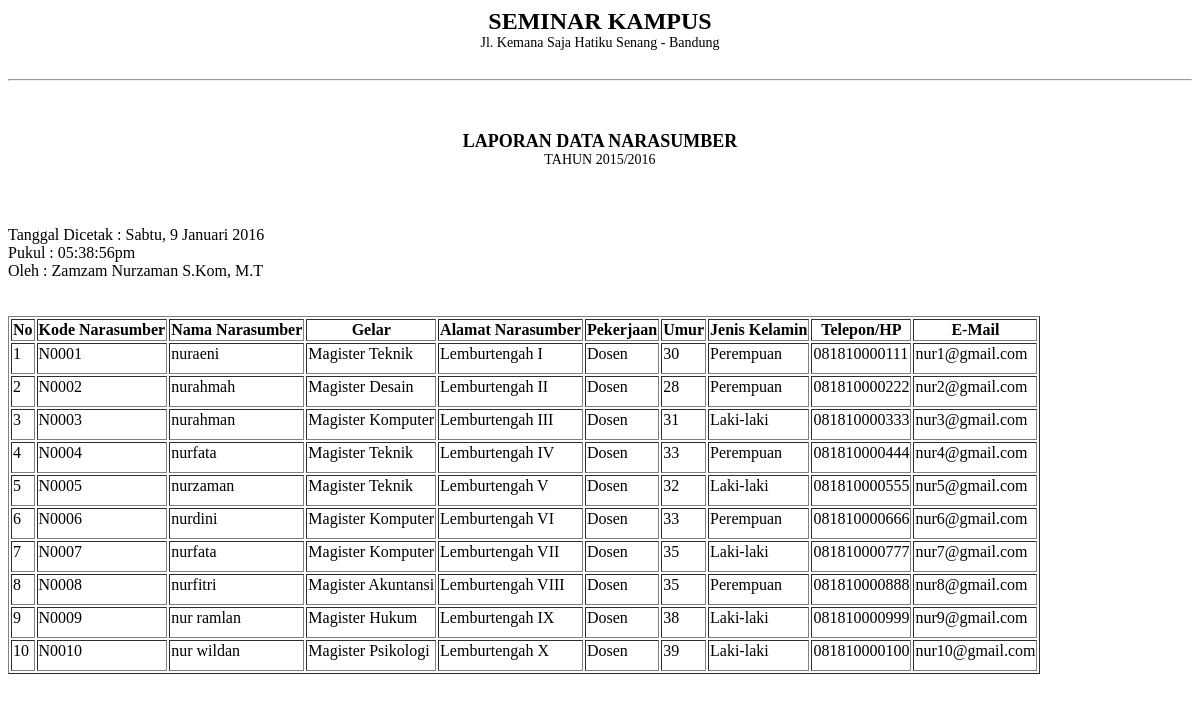
/admin/module_narasumber/table_narasumber.php, run on the app's committed database.
### tables this page shows
CREATE TABLE `narasumber` (
  `kode_narasumber` char(8) NOT NULL,
  `nama_narasumber` varchar(50) DEFAULT NULL,
  `gelar` varchar(50) DEFAULT NULL,
  `alamat_narasumber` varchar(50) DEFAULT NULL,
  `pekerjaan` varchar(50) DEFAULT NULL,
  `umur` int(11) DEFAULT NULL,
  `jenis_kelamin` varchar(50) DEFAULT NULL,
  `telepon` varchar(15) DEFAULT NULL,
  `email` varchar(50) DEFAULT NULL,
  PRIMARY KEY (`kode_narasumber`),
  UNIQUE KEY `telepon` (`telepon`),
  UNIQUE KEY `email` (`email`)
);

### admin/module_narasumber/table_narasumber.php (the view, shortened to what this page needs)
<?php
$array_hari = array(1=>"Senin","Selasa","Rabu","Kamis","Jumat", "Sabtu","Minggu");
$hari = $array_hari[date("N")];
$tanggal = date ("j");
$array_bulan = array(1=>"Januari","Februari","Maret", "April", "Mei", "Juni","Juli","Agustus","September","Oktober", "November","Desember");
$bulan = $array_bulan[date("n")];
$tahun = date("Y");
echo '
<div class="title">SEMINAR KAMPUS</div>
          <div class="stat">Jl. Kemana Saja Hatiku Senang - Bandung</div>
          <hr size="2">
          <div class="sub-title">LAPORAN DATA NARASUMBER</div>
          <div class="sub-stat">TAHUN 2015/2016</div>
          <br>
          Tanggal Dicetak : '.$hari . ", ".$tanggal." ".$bulan." ".$tahun.'
          <br>
          Pukul : '.date("h:i:sa").'
          <br>
          Oleh : Zamzam Nurzaman S.Kom, M.T
            <br>
'
?>
<table border="1">
        <tr>
          <th>No</th>
          <th>Kode Narasumber</th>
          <th>Nama Narasumber</th>
          <th>Gelar</th>
          <th>Alamat Narasumber</th>
          <th>Pekerjaan</th>
          <th>Umur</th>
          <th>Jenis Kelamin</th>
          <th>Telepon/HP</th>
          <th>E-Mail</th>
        </tr>
      <tbody border="1">
<?php
	$tampil_narasumber = mysql_query("SELECT * FROM narasumber ORDER BY kode_narasumber");
    $no=1;
    while ($tampil=mysql_fetch_array($tampil_narasumber)){
       echo "<tr><td>$no</td>
             <td class='tab-col'>$tampil[kode_narasumber]</td>
             <td>$tampil[nama_narasumber]</td>
             <td>$tampil[gelar]</td>
             <td>$tampil[alamat_narasumber]</td>
             <td>$tampil[pekerjaan]</td>
             <td>$tampil[umur]</td>
             <td>$tampil[jenis_kelamin]</td>
             <td>$tampil[telepon]</td>
             <td>$tampil[email]</td>
            </tr>
             ";
        $no++;
    }
  echo "
        </tbody>
        </table>
        </div>";
?>

### admin/module_narasumber/table_narasumber.php (style rules this page uses)
.title { font-size: 24px; font-weight: bold; margin-bottom: 0px; text-align: center; }
.stat { font-size: 14px; padding-bottom: 20px; text-align: center; }
.sub-title { font-size: 18px; font-weight: bold; text-align: center; margin-top: 50px; }
.sub-stat { text-align: center; margin-bottom: 40px; font-size: 14px; font-weight: 100; }
td { padding-bottom: 10px; }

### data on the page
narasumber: kode_narasumber "N0001", nama_narasumber "nuraeni", gelar "Magister Teknik", alamat_narasumber "Lemburtengah I", pekerjaan "Dosen", umur "30", jenis_kelamin "Perempuan", telepon "081810000111", email "nur1@gmail.com"
narasumber: kode_narasumber "N0002", nama_narasumber "nurahmah", gelar "Magister Desain", alamat_narasumber "Lemburtengah II", pekerjaan "Dosen", umur "28", jenis_kelamin "Perempuan", telepon "081810000222", email "nur2@gmail.com"
narasumber: kode_narasumber "N0003", nama_narasumber "nurahman", gelar "Magister Komputer", alamat_narasumber "Lemburtengah III", pekerjaan "Dosen", umur "31", jenis_kelamin "Laki-laki", telepon "081810000333", email "nur3@gmail.com"
narasumber: kode_narasumber "N0004", nama_narasumber "nurfata", gelar "Magister Teknik", alamat_narasumber "Lemburtengah IV", pekerjaan "Dosen", umur "33", jenis_kelamin "Perempuan", telepon "081810000444", email "nur4@gmail.com"
narasumber: kode_narasumber "N0005", nama_narasumber "nurzaman", gelar "Magister Teknik", alamat_narasumber "Lemburtengah V", pekerjaan "Dosen", umur "32", jenis_kelamin "Laki-laki", telepon "081810000555", email "nur5@gmail.com"
narasumber: kode_narasumber "N0006", nama_narasumber "nurdini", gelar "Magister Komputer", alamat_narasumber "Lemburtengah VI", pekerjaan "Dosen", umur "33", jenis_kelamin "Perempuan", telepon "081810000666", email "nur6@gmail.com"
narasumber: kode_narasumber "N0007", nama_narasumber "nurfata", gelar "Magister Komputer", alamat_narasumber "Lemburtengah VII", pekerjaan "Dosen", umur "35", jenis_kelamin "Laki-laki", telepon "081810000777", email "nur7@gmail.com"
narasumber: kode_narasumber "N0008", nama_narasumber "nurfitri", gelar "Magister Akuntansi", alamat_narasumber "Lemburtengah VIII", pekerjaan "Dosen", umur "35", jenis_kelamin "Perempuan", telepon "081810000888", email "nur8@gmail.com"
narasumber: kode_narasumber "N0009", nama_narasumber "nur ramlan", gelar "Magister Hukum", alamat_narasumber "Lemburtengah IX", pekerjaan "Dosen", umur "38", jenis_kelamin "Laki-laki", telepon "081810000999", email "nur9@gmail.com"
narasumber: kode_narasumber "N0010", nama_narasumber "nur wildan", gelar "Magister Psikologi", alamat_narasumber "Lemburtengah X", pekerjaan "Dosen", umur "39", jenis_kelamin "Laki-laki", telepon "081810000100", email "nur10@gmail.com"

### other printed values
$tanggal "9"
